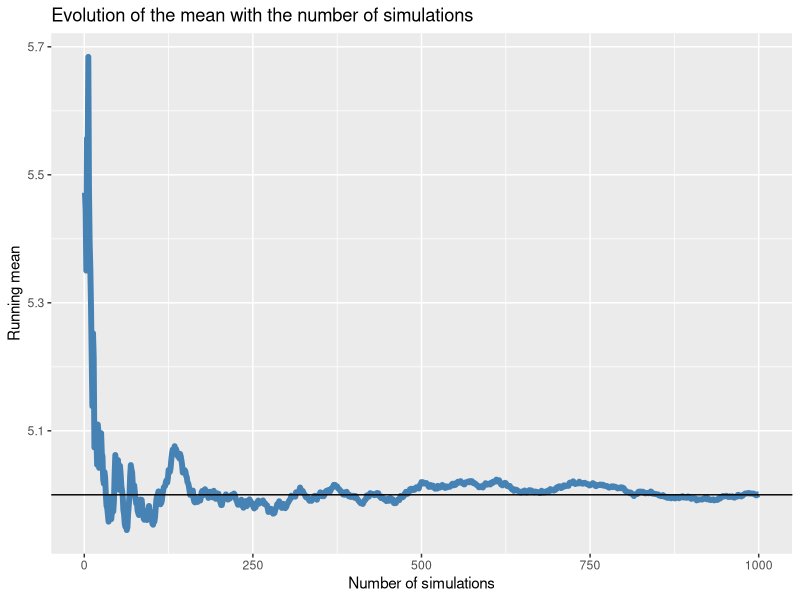
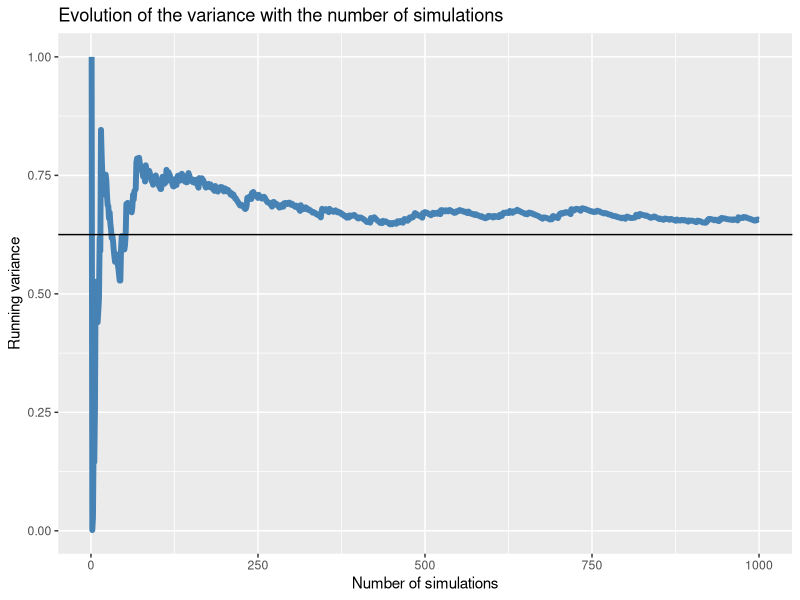
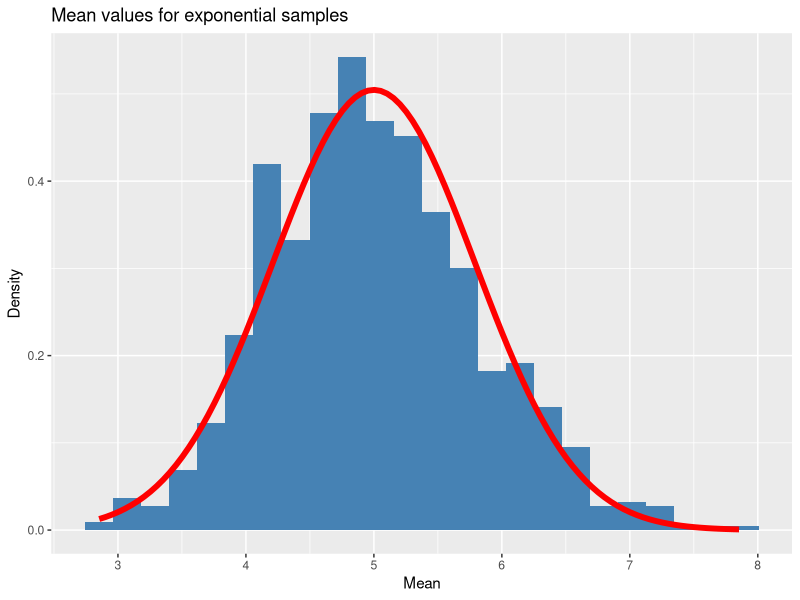
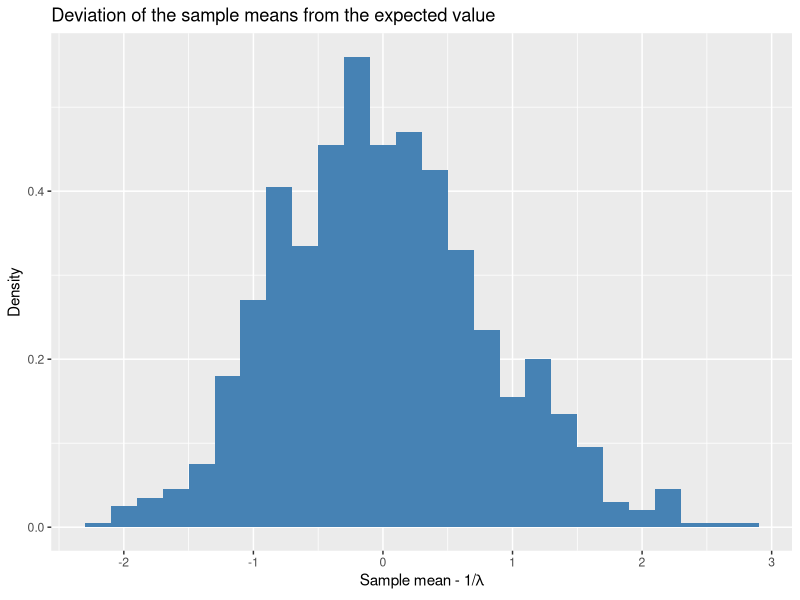
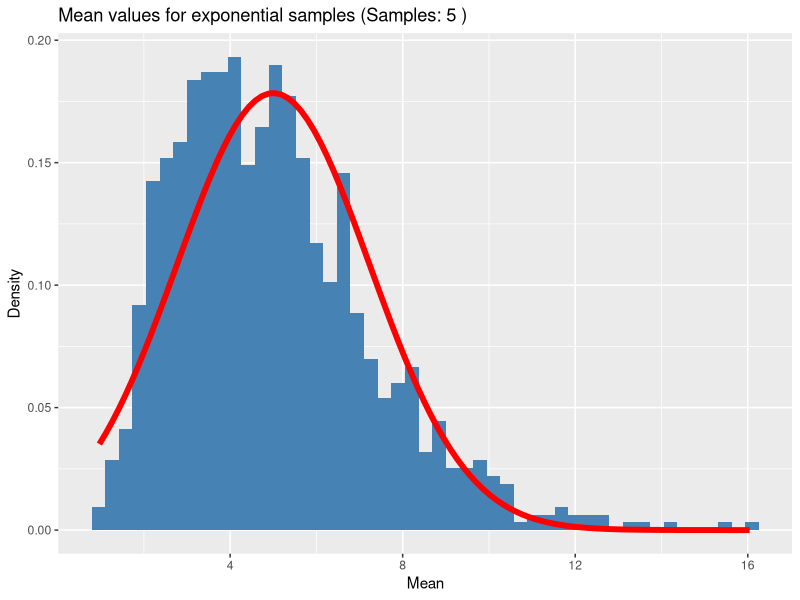
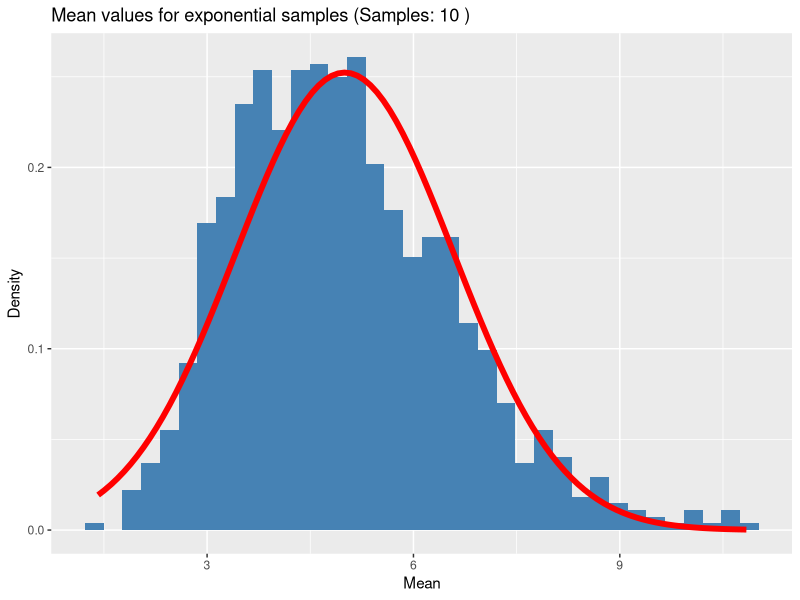
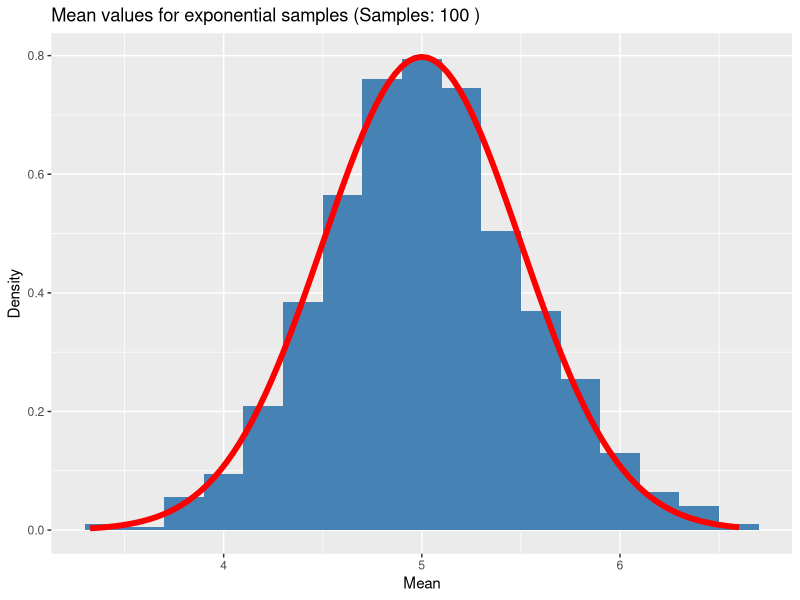

Recreate these plots in R, in order.
## ---- chunk 1
# Set the output options for large and small numbers                             
options(scipen = 5, digits = 2)                                                                                                                                                                                                           
## ---- chunk 2
library(ggplot2)
## ---- chunk 3
lambda <- 0.2
n.samples <- 40
n.simulations <- 1000
## ---- chunk 4
exp.mean <- 1./lambda
exp.var <- 1./lambda^2/n.samples
bin.width <- (exp.mean+2*sqrt(exp.var))/30 # bin width used for histograms
## ---- chunk 5
means <- apply(matrix(rexp(n.samples*n.simulations, rate=lambda),
                      nrow=n.simulations), MARGIN=1, FUN=mean)
## ---- chunk 6
# compute the running mean and variance 
running.mean <- cumsum(means)/(1:n.simulations)
running.var <- vapply(1:n.simulations,
                      FUN=function(i) {
                        if (i>1) { var(means[1:i]) } # var of elements 1:i
                        else { 1. } # default value of 1
                      }, FUN.VALUE=1)

# Store these vectors in a data frame
data <- data.frame(x=1:n.simulations, means, running.mean, running.var)
## ---- chunk 7
ggplot(data, aes(x=x, y=running.mean)) +
  geom_line(size=2, color='steelblue') + geom_hline(yintercept=exp.mean) +
  labs(x='Number of simulations', y='Running mean',
       title='Evolution of the mean with the number of simulations')
## ---- chunk 8
ggplot(data, aes(x=x, y=running.var)) +
  geom_line(size=2, color='steelblue') + geom_hline(yintercept=exp.var) +
  labs(x='Number of simulations', y='Running variance',
       title='Evolution of the variance with the number of simulations')
## ---- chunk 9
ggplot(data, aes(means)) +
  geom_histogram(aes(y=..density..), binwidth=bin.width, fill='steelblue') +
  stat_function(fun=dnorm, color='red',
                args=list(mean=exp.mean, sd=sqrt(exp.var)), size=2) +
  labs(x='Mean', y='Density', title='Mean values for exponential samples')
## ---- chunk 10
# deviation of each sample mean from the expected mean
mean.diff.from.expected <- means - exp.mean
data <- cbind(data, mean.diff.from.expected)

ggplot(data, aes(mean.diff.from.expected)) +
  geom_histogram(aes(y=..density..), binwidth=lambda, fill='steelblue') +
  labs(x=expression(paste('Sample mean - 1/',lambda)),
       y='Density',
       title='Deviation of the sample means from the expected value')
## ---- chunk 11
DrawMeanDist <- function(lambda=0.2, n.simulations=1000, n.samples=40) {
  # compute expected mean and variance
  exp.mean <- 1./lambda
  exp.var <- 1./lambda^2/n.samples
  bin.width <- (exp.mean+2*sqrt(exp.var))/30

  # calculate the mean for each of 
  means <- apply(matrix(rexp(n.samples*n.simulations, rate=lambda),
                        nrow=n.simulations), MARGIN=1, FUN=mean)
  data <- data.frame(x=1:n.simulations, means)
  
  # draw normalized histogram of sample means
  ggplot(data, aes(means)) +
  geom_histogram(aes(y=..density..), binwidth=bin.width, fill='steelblue') +
  stat_function(fun=dnorm, color='red',
                args=list(mean=exp.mean, sd=sqrt(exp.var)), size=2) +
  labs(x='Mean', y='Density', title=paste('Mean values for exponential samples',
                                          '(Samples:', n.samples, ')'))  
}
## ---- chunk 12
DrawMeanDist(n.samples=5)
DrawMeanDist(n.samples=10)
DrawMeanDist(n.samples=100)
